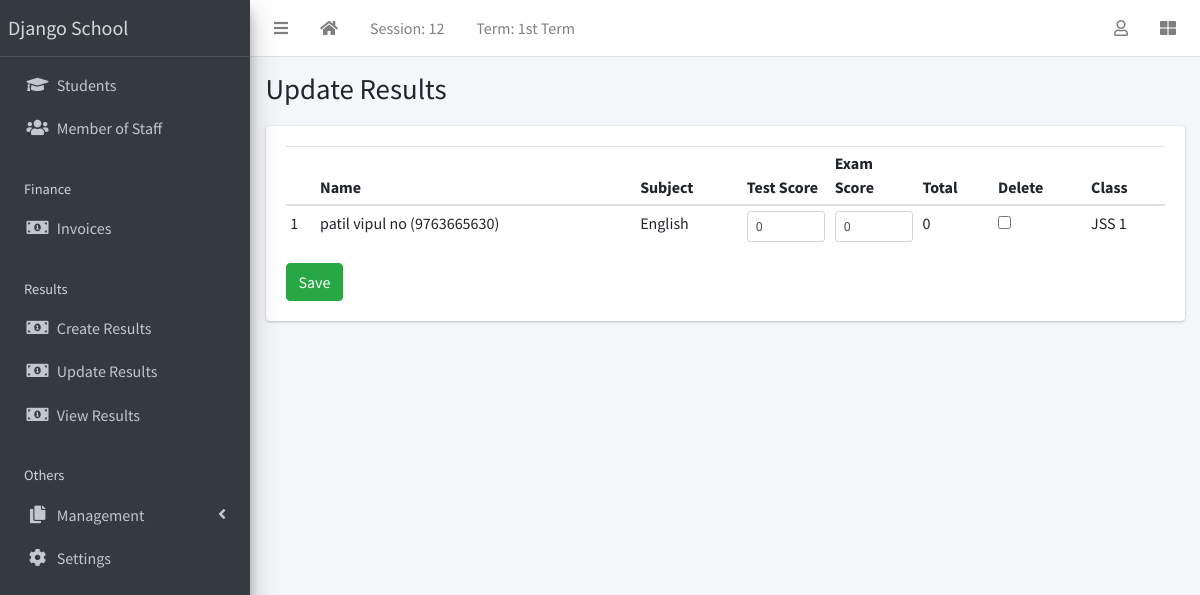
Screenshot of /result/edit-results/ (signed in) with the database file from the repository.
### apps/corecode/models.py (models this page shows, shortened)
class AcademicSession(models.Model):
    name = models.CharField(max_length=200, unique=True)
    current = models.BooleanField(default=True)
    class Meta:
        ordering = ["-name"]

class AcademicTerm(models.Model):
    name = models.CharField(max_length=20, unique=True)
    current = models.BooleanField(default=True)
    class Meta:
        ordering = ["name"]

class SiteConfig(models.Model):
    key = models.SlugField()
    value = models.CharField(max_length=200)

class Subject(models.Model):
    name = models.CharField(max_length=200, unique=True)
    class Meta:
        ordering = ["name"]
    def __str__(self):
        return self.name

class StudentClass(models.Model):
    name = models.CharField(max_length=200, unique=True)
    class Meta:
        verbose_name = "Class"
        verbose_name_plural = "Classes"
        ordering = ["name"]
    def __str__(self):
        return self.name

### apps/result/models.py (models this page shows, shortened)
class Result(models.Model):
    student = models.ForeignKey(Student, on_delete=models.CASCADE)
    session = models.ForeignKey(AcademicSession, on_delete=models.CASCADE)
    term = models.ForeignKey(AcademicTerm, on_delete=models.CASCADE)
    current_class = models.ForeignKey(StudentClass, on_delete=models.CASCADE)
    subject = models.ForeignKey(Subject, on_delete=models.CASCADE)
    test_score = models.IntegerField(default=0)
    exam_score = models.IntegerField(default=0)
    class Meta:
        ordering = ["subject"]
    def total_score(self):
        return self.test_score + self.exam_score

### apps/students/models.py (models this page shows, shortened)
class Student(models.Model):
    STATUS_CHOICES = [("active", "Active"), ("inactive", "Inactive")]
    GENDER_CHOICES = [("male", "Male"), ("female", "Female")]
    current_status = models.CharField(
        max_length=10, choices=STATUS_CHOICES, default="active"
    )
    registration_number = models.CharField(max_length=200, unique=True)
    surname = models.CharField(max_length=200)
    firstname = models.CharField(max_length=200)
    other_name = models.CharField(max_length=200, blank=True)
    gender = models.CharField(max_length=10, choices=GENDER_CHOICES, default="male")
    date_of_birth = models.DateField(default=timezone.now)
    current_class = models.ForeignKey(
        StudentClass, on_delete=models.SET_NULL, blank=True, null=True
    )
    date_of_admission = models.DateField(default=timezone.now)
    mobile_num_regex = RegexValidator(
        regex="^[0-9]{10,15}$", message="Entered mobile number isn't in a right format!"
    )
    parent_mobile_number = models.CharField(
        validators=[mobile_num_regex], max_length=13, blank=True
    )
    address = models.TextField(blank=True)
    others = models.TextField(blank=True)
    passport = models.ImageField(blank=True, upload_to="students/passports/")
    class Meta:
        ordering = ["surname", "firstname", "other_name"]
    def __str__(self):
        return f"{self.surname} {self.firstname} {self.other_name} ({self.registration_number})"

### apps/result/views.py (the view)
# urls.py: path("edit-results/", edit_results, name="edit-results"),
@login_required
def edit_results(request):
    if request.method == "POST":
        form = EditResults(request.POST)
        if form.is_valid():
            form.save()
            messages.success(request, "Results successfully updated")
            return redirect("edit-results")
    else:
        results = Result.objects.filter(
            session=request.current_session, term=request.current_term
        )
        form = EditResults(queryset=results)
    return render(request, "result/edit_results.html", {"formset": form})

### apps/corecode/context_processors.py (called while the page is built)
def site_defaults(request):
    current_session = AcademicSession.objects.get(current=True)
    current_term = AcademicTerm.objects.get(current=True)
    vals = SiteConfig.objects.all()
    contexts = {
        "current_session": current_session.name,
        "current_term": current_term.name,
    }
    for val in vals:
        contexts[val.key] = val.value
    return contexts

### apps/result/templates/result/edit_results.html (shortened to what this page needs)
{% extends 'base.html' %}
{% load widget_tweaks %}
{% block title %}
Update Results
{% endblock title %}
{% block content %}
<form method="POST">
  <table id="studenttable" class="table table-sm">
    <thead>
      <tr>
        <th></th>
        <th>Name</th>
        <th>Subject</th>
        <th>Test Score</th>
        <th>Exam Score</th>
        <th>Total</th>
        <th>Delete</th>
        <th>Class</th>
      </tr>
    </thead>
    <tbody>
      {% for form in formset %}
        <tr>
          <td>{{forloop.counter }}</td>
          <td>{{form.instance.student }}</td>
          <td>{{form.instance.subject}}</td>
          <td style="width: 10%;">{{form.test_score | add_class:"form-control form-control-sm"}}</td>
          <td style="width: 10%;">{{form.exam_score | add_class:"form-control form-control-sm"}}</td>
          <td>{{form.instance.total_score}}</td>
          <td>{{form.DELETE}}</td>
          <td>{{form.instance.current_class}}</td>
        </tr>
      {% endfor %}
    </tbody>
  </table>
  <input type="submit" class="btn btn-success" value="Save">
  </form>
{% endblock content %}

### templates/base.html (shortened to what this page needs)
{% load static %}
<!DOCTYPE html>
<html lang="en">
<head>
  <link rel="stylesheet" href="{% static 'plugins/fontawesome-free/css/all.min.css' %}">
  <link rel="stylesheet" href="{% static 'plugins/toastr/toastr.min.css' %}">
  <link rel="stylesheet"
    href="{% static 'plugins/overlayScrollbars/css/OverlayScrollbars.min.css' %}">
  <link rel="stylesheet" href="{% static 'plugins/Datatables/datatables.min.css' %}" />
  <link rel="stylesheet" href="{% static 'dist/css/adminlte.min.css' %}">
</head>
<body
  class="hold-transition sidebar-mini layout-fixed layout-navbar-fixed layout-footer-fixed">
  <div class="wrapper">
    <nav class="main-header navbar navbar-expand navbar-white navbar-light">
      <ul class="navbar-nav">
        <li class="nav-item">
          <a class="nav-link" data-widget="pushmenu" href="#" role="button"><i
              class="fas fa-bars"></i></a>
        </li>
        <li class="nav-item d-none d-sm-inline-block">
          <a href="{% url 'home' %} " class="nav-link"><i class="fa fa-home"></i></a>
        </li>
        <li class="nav-item d-none d-sm-inline-block">
          <a href="{% url 'current-session' %}" class="nav-link">Session: {{ current_session }}</a>
        </li>
        <li class="nav-item d-none d-sm-inline-block">
          <a href="{% url 'current-session' %}" class="nav-link">Term: {{ current_term }}</a>
        </li>
      </ul>
      <ul class="navbar-nav ml-auto">
        <li class="nav-item dropdown">
          <a class="nav-link" data-toggle="dropdown" href="#">
            <i class="far fa-user"></i>
          </a>
        </li>
        <li class="nav-item">
          <a class="nav-link" data-widget="control-sidebar" data-slide="true"
            href="#" role="button"><i class="fas fa-th-large"></i></a>
        </li>
      </ul>
    </nav>
    <aside class="main-sidebar sidebar-dark-primary elevation-4">
      <a href="{% url 'home' %}" class="brand-link">{{ school_name | default:"MySchool" }}</a>
      <div class="sidebar">
        <nav class="mt-2">
          <ul class="nav nav-pills nav-sidebar flex-column"
            data-widget="treeview" role="menu" data-accordion="false">
            <li class="nav-item">
              <a href="{% url 'student-list' %}" class="nav-link">
                <i class="nav-icon fas fa-graduation-cap"></i>
                <p>
                  Students
                </p>
              </a>
            </li>
            <li class="nav-item">
              <a href="{% url 'staff-list' %}" class="nav-link">
                <i class="nav-icon fas fa-users"></i>
                <p>
                  Member of Staff
                </p>
              </a>
            </li>
            <li class="nav-header">Finance</li>
            <li class="nav-item">
              <a href="{% url 'invoice-list' %}" class="nav-link">
                <i class="nav-icon fas fa-money-bill-alt"></i>
                <p>
                  Invoices
                </p>
              </a>
            </li>
            <li class="nav-header">Results</li>
            <li class="nav-item">
              <a href="{% url 'create-result' %}" class="nav-link">
                <i class="nav-icon fas fa-money-bill-alt"></i>
                <p>
                  Create Results
                </p>
              </a>
            </li>
            <li class="nav-item">
              <a href="{% url 'edit-results' %}" class="nav-link">
                <i class="nav-icon fas fa-money-bill-alt"></i>
                <p>
                  Update Results
                </p>
              </a>
            </li>
            <li class="nav-item">
              <a href="{% url 'view-results' %}" class="nav-link">
                <i class="nav-icon fas fa-money-bill-alt"></i>
                <p>
                  View Results
                </p>
              </a>
            </li>
            <li class="nav-header">Others</li>
            <li class="nav-item has-treeview">
              <a href="#" class="nav-link">
                <i class="nav-icon fas fa-copy"></i>
                <p>
                  Management
                  <i class="fas fa-angle-left right"></i>
                </p>
              </a>
            </li>
            <li class="nav-item">
              <a href="{% url 'configs' %}" class="nav-link">
                <i class="nav-icon fas fa-cog"></i>
                <p>
                  Settings
                </p>
              </a>
            </li>
          </ul>
        </nav>
      </div>
    </aside>
    <div class="content-wrapper">
      <section class="content-header">
        <div class="container-fluid">
          <div class="row mb-1">
            <div class="col-sm-8">
              <h1>{% block title %}{% endblock title %}</h1>
            </div>
            <div class="col-sm-4">
            </div>
          </div>
        </div>
      </section>
      <section class="content">
        <div class="container-fluid">
          <div class="row">
            <div class="col-md-12">
              {% block fullcard %}
              <div class="card">
                <div class="card-body">
                  <div class="row">
                    <div class="col">
                      {% block content %}
                      {% endblock content %}
                    </div>
                  </div>
                </div>
              </div>
              {% endblock fullcard %}
            </div>
          </div>
        </div>
      </section>
    </div>
  </div>
</body>
</html>

### rows the page displays
AcademicSession: name "12"
AcademicTerm: name "1st Term"
SiteConfig: value "Django School"
Result: instance.student "patil vipul no (9763665630)", instance.subject "English", instance.total_score "0", instance.current_class "JSS 1"
